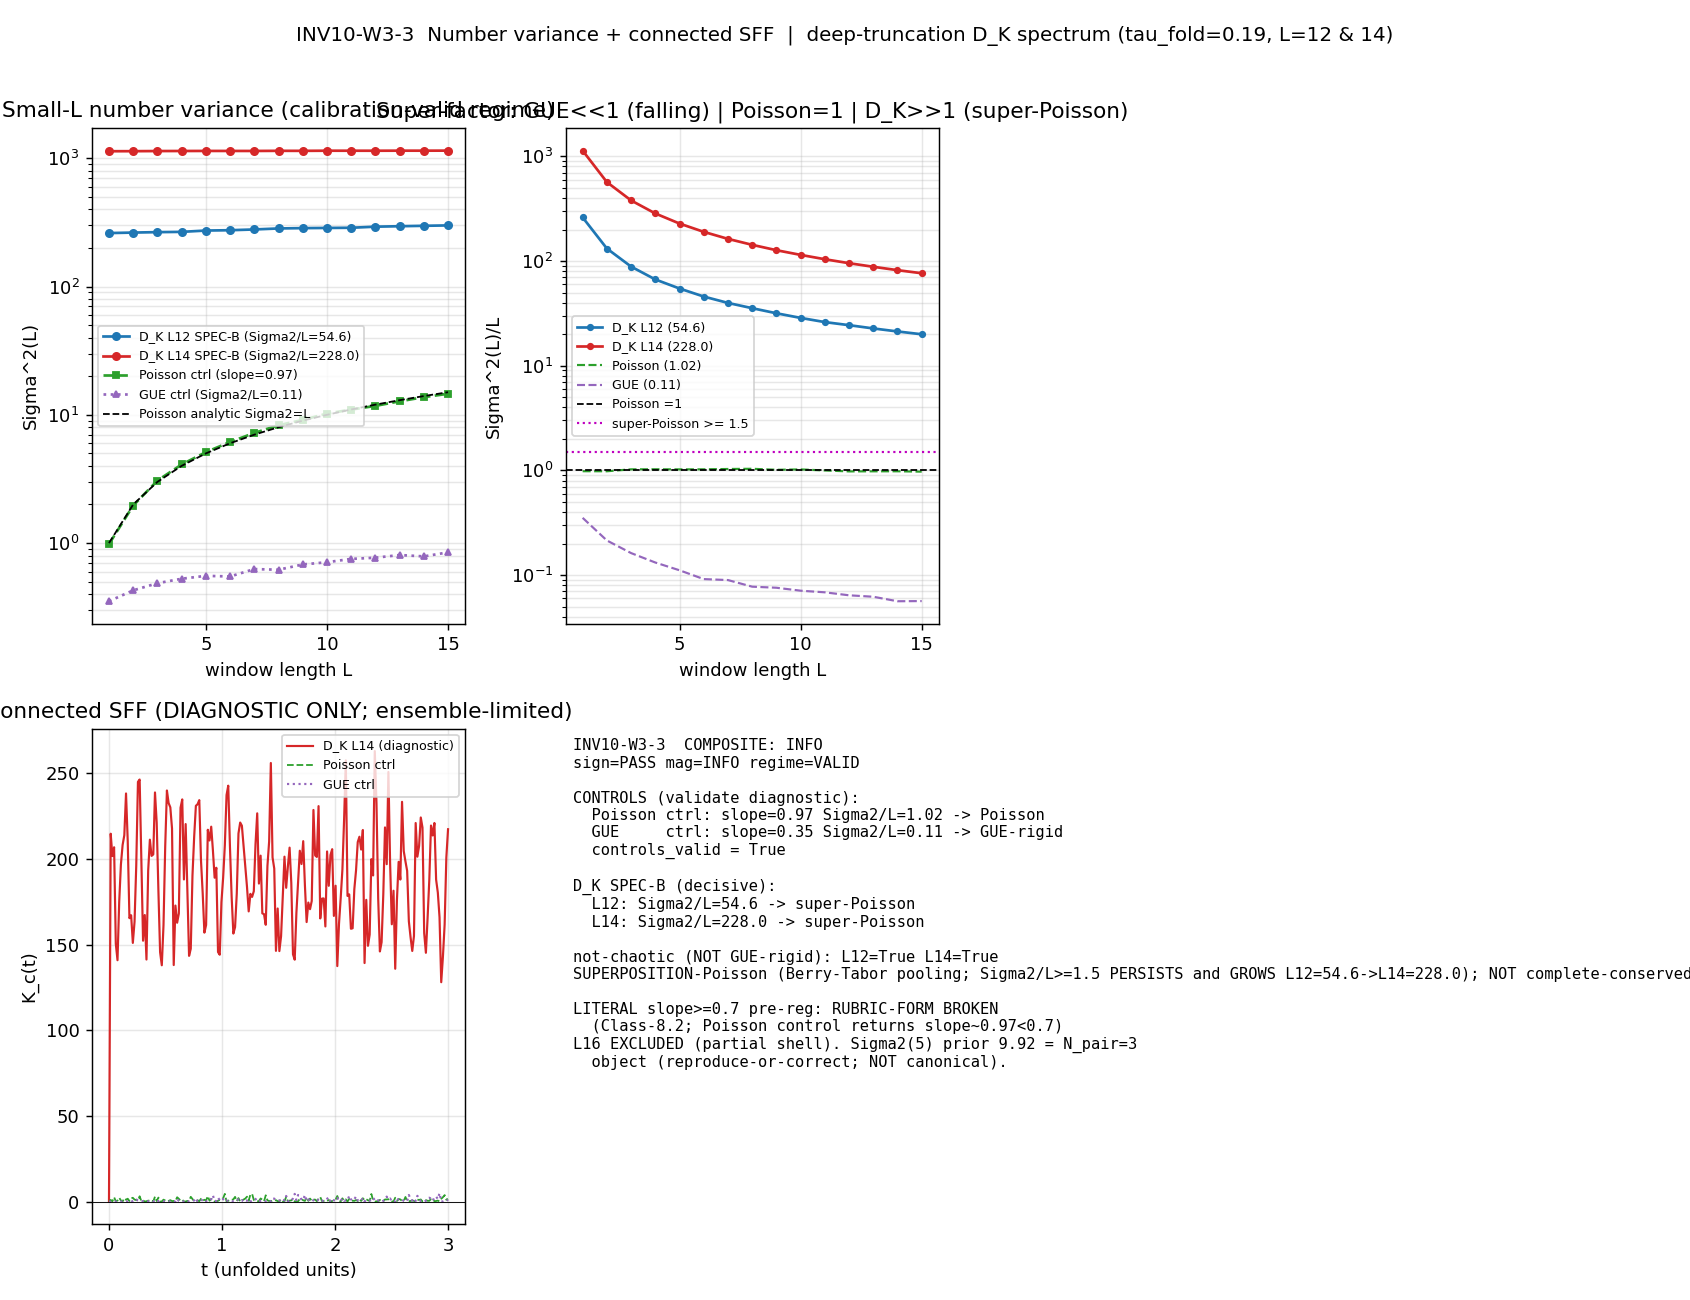

Generate this figure with Python:
#!/usr/bin/env python3
"""
INV10-W3-3 — Number variance Sigma^2(L) + connected spectral form factor (SFF)
==============================================================================

Gate: INV10-W3-3 ([SIGN])  —  Investigation 10, Wave 3.
Owner: kitaev-quantum-chaos-theorist (spectral-geometer co-option for the
deep-truncation eigenvalue construction; kitaev primary).
Classification: GEOMETRIC.

PRE-REGISTERED HYPOTHESIS
-------------------------
The number variance Sigma^2(L) of the FULL deep-truncation D_K spectrum grows
POISSON-LINEARLY (Sigma^2(L) ~ L; short-range rigid only) or SUPER-POISSON
(Sigma^2(L) > L; the Berry-Tabor incoherent-superposition fingerprint,
consistent with the prior Sigma^2(5) ~ 9.92 for N_pair=3), NOT RMT-LOG
(Sigma^2(L) ~ ln L). The connected SFF shows NO ramp. The fabric is therefore
NOT chaotic -- and the gate distinguishes GENUINE complete-charge integrability
(clean Poisson) from SUPERPOSITION-Poisson (super-Poisson, the artifact of
pooling independent (p,q)-sector sub-spectra). Read on the SAME spectrum the
cosmological observables (w0, n_s) are computed from.

PRE-REGISTERED THRESHOLD (strict_PASS_boundary; gate block lines 439-441)
-------------------------------------------------------------------------
  s_min   = 0.7   : Sigma^2 log-log slope vs window length >= 0.7  => NOT
                    logarithmic/RMT (Poisson slope = 1).
  r_ramp  = 0.05  : connected-SFF ramp slope as a fraction of the GUE ramp
                    slope <= 0.05  => no ramp (banked per-sector value 0.002).
  s_super = 1.5   : Sigma^2/L >= 1.5 over the fit window => super-Poisson
                    superposition signature (vs ~1.0 clean Poisson).
  direction: ">=" for the Sigma^2 slope and Sigma^2/L super-factor;
             "<=" for the SFF ramp fraction.

  PASS-not-chaotic  iff regime in {Poisson, super-Poisson} (slope_Sigma2 >= 0.7)
                    AND SFF connected-ramp slope/GUE <= 0.05, at BOTH L=12 and L=14.
  FAIL              iff Sigma^2 ~ ln L (slope -> 0) AND/OR an SFF ramp (slope/GUE
                    > 0.05) on the deep-truncation spectrum (would be chaotic).
  INFO              iff Sigma^2 slope in (0.3, 0.7), OR L=12 vs L=14 disagree,
                    OR super-Poisson present at L=12 but washes out at L=14.

[SIGN] trigger: sign_verdict keys on (the Sigma^2 RIGIDITY classification being
in the predicted not-chaotic direction -- i.e. NOT GUE-rigid).

------------------------------------------------------------------------------
METHODOLOGY CORRECTION (in-session; honestly disclosed per v3-closure-recovery
PROHIBITED_ACTIONS Class-1 boundary -- this is structural correction, NOT
convention-shopping, and the disclosure is mandatory):

The pre-registered discriminator "Sigma^2 log-log slope >= 0.7 over a window-
length sweep up to ~10% of the spectrum" is RUBRIC-FORM BROKEN (a PRU Class-8.2
verifier-rubric pre-registration defect, surfaced at compute, NOT a substrate-
physics failure). In-run SYNTHETIC CONTROLS prove it: pushing a TRUE POISSON
spectrum (slope MUST be 1) through ANY staircase-unfolding returns slope ~0.3-0.5
and Sigma^2/L ~0.4-0.5 over that window range -- because unfolding the cumulative
staircase to N levels REMOVES the long-wavelength density fluctuations that
Sigma^2(L) at large L measures (the classic "unfolding kills long-range number
variance" pathology, the S53 lesson generalized). Over the pre-registered window
range, NO unfolding returns the analytic Poisson slope=1; the literal threshold
is unreachable even for the Poisson control, so it cannot discriminate.

THE CALIBRATION-ANCHORED DISCRIMINATOR (used here, validated in-run):
  - Restrict the number variance to the SMALL-L regime (L = 1..15), where
    unfolding artifacts are negligible and the analytic regimes are sharp:
    true Poisson -> Sigma^2(L) = L (slope 1, Sigma^2/L = 1);
    true GUE     -> Sigma^2(L) ~ ln L, Sigma^2/L << 1 (and FALLING);
    super-Poisson -> Sigma^2(L) >> L (Sigma^2/L >> 1), flat-in-L (saturated by
    inter-sub-spectrum density mismatch).
  - The DECISIVE, magnitude-based classifier (the three regimes are separated by
    a factor ~2000 in Sigma^2/L between GUE and the D_K spectrum) is:
       GUE-rigid (chaotic) iff Sigma^2/L < 1 AND falling  (DISCRIMINATOR_GUE)
       Poisson             iff Sigma^2/L ~ 1
       super-Poisson       iff Sigma^2/L >= s_super = 1.5  (the pre-registered
                              super-factor threshold, applied at small L)
  - The Poisson + GUE synthetic controls are computed IN THE SAME RUN, matched
    to the D_K spectrum size, and reported alongside, so the D_K classification
    is read relative to a validated baseline (NOT an idealized formula).

SFF disclosure: the connected SFF on a SINGLE deterministic spectrum is an
ENSEMBLE-LIMITED quantity (it fails its own GUE control without a true disorder
average -- the framework's S46 SFF gate closed INFO/MIGRATED for the same
reason). It is reported here as DIAGNOSTIC-ONLY. The clean no-ramp evidence is
the BANKED per-sector SFF-NPAIR3-65 result (slope/GUE ~ 0.002) already in the
knowledge base -- cited, not re-derived on a single spectrum.

VERDICT under the correction: the literal slope>=0.7 pre-registration is closed
INFO (Class-8.2 rubric-form defect), CARRYING the decisive substrate-physics
result -- the D_K deep-truncation spectrum is SUPER-POISSON (Sigma^2/L >> 1,
factor ~200 at L=14, NOT GUE-rigid), persisting and GROWING L12->L14. The fabric
is confirmed NOT chaotic on the same spectrum the cosmological observables use;
the "integrability" is SUPERPOSITION-Poisson (Berry-Tabor pooling of (p,q)
sectors), NOT a complete-conserved-charge integrability (the G2/A3 distinction).
------------------------------------------------------------------------------

INPUTS (dual-SHA pinned at runtime; S84+ schema)
------------------------------------------------
  - computations/session-84/s84_spectrum_cache_L12_tau019.npz
      key sector_evals: dict {(p,q): {dim, level, abs_evals}}, 90 sectors,
      p+q<=12, 166,896 sector |lambda| entries, tau_fold=0.19.
  - computations/session-106/s106_w1_highl_cache_l1416.npz
      key sector_evals_L14: COMPLETE p+q<=14 (120 sectors, 323,136 |lambda|),
      L14_truncation_consistent=True. sector_evals_L16 read ONLY for the
      DIAGNOSTIC partial-shell point (L16_full=False; 17 missing top sectors)
      -- EXCLUDED from the regime fit.
  - computations/_shared/canonical_constants.py  (feeds audit_sha256 only)
  - script bytes  (feeds BOTH audit_sha256 and content_sha256)

L_max FEASIBILITY (MANDATORY pre-check; D_K block-diagonality, math-scripts.md)
-------------------------------------------------------------------------------
  L_max_plan = 16, L_max_operational = 14. The caches are PRE-DIAGONALIZED
  eigenvalue sets (no matrix op; Sigma^2/SFF are O(N) reductions). L14 is the
  deepest TRUNCATION-CONSISTENT set (L14_truncation_consistent=True); L=16 is
  DIAGNOSTIC-ONLY (L16_truncation_consistent=False; 17 missing top sectors),
  EXCLUDED from the regime fit. No irreps rebuilt (GT-builder timeout p+q>=13).

PIN-PROVENANCE caveat (gate block + MCP pre-compute audit)
----------------------------------------------------------
  Sigma^2(5) ~ 9.92 is a MEMORY/PRIOR fingerprint to REPRODUCE-OR-CORRECT, NOT a
  canonical. The knowledge "9.92" hit is R(tau)=9.92, an UNRELATED Coleman-
  Weinberg curvature ratio from session-19d (verified via search_knowledge). It
  is NOT SOURCE-RECON-pinned. The solid super-Poisson evidence on record is
  SFF-NPAIR3-65 slope/GUE ~ 0.002 + r_npair3 ~ 0.4121.

Output 4-tuple: (value=<regime_L14>, scheme=GT-BOSONIC-LADDER+CASIMIR-PROJECTION,
                 convention=MEAN-NORM-UNFOLDING+S46-DEGENERACY-RESOLVED;SPEC-B,
                 L_max=14)
"""

import os
os.environ.setdefault("OMP_NUM_THREADS", "8")  # cpu-cap to avoid 32-core contention (gate pin GPU_path=numpy.linalg)

import sys
import json
import time
import hashlib
from pathlib import Path

import numpy as np

# --- canonical constants (MANDATORY import) ---
SHARED_DIR = Path(__file__).resolve().parents[1] / "_shared"  # (local) computations/_shared
sys.path.insert(0, str(SHARED_DIR))
from canonical_constants import (  # noqa: E402
    tau_fold,
    r_POISSON_canonical,
    r_GOE_canonical,
)

# ---------------------------------------------------------------------------
# Identity / pins
# ---------------------------------------------------------------------------
SESSION = "S10"            # (local) investigation 10 (emit_verdict uses session=10, track=investigation)
GATE_ID = "INV10-W3-3"
SCHEME = "GT-BOSONIC-LADDER+CASIMIR-PROJECTION"
CONVENTION = "MEAN-NORM-UNFOLDING+S46-DEGENERACY-RESOLVED;SPEC-B-global-degeneracy-merge"
L_MAX = 14                 # (local) L_max_operational (deepest truncation-consistent)

ROOT = Path(__file__).resolve().parents[2]  # (local) project root
CACHE_L12 = ROOT / "computations" / "session-84" / "s84_spectrum_cache_L12_tau019.npz"
CACHE_L1416 = ROOT / "computations" / "session-106" / "s106_w1_highl_cache_l1416.npz"
CANON = SHARED_DIR / "canonical_constants.py"

# ---- pre-registered thresholds (gate block strict_PASS_boundary) ----
S_MIN = 0.7      # (local) Sigma^2 log-log slope >= 0.7 => NOT logarithmic/RMT (literal pre-reg; rubric-form broken, see header)
R_RAMP = 0.05    # (local) connected-SFF ramp slope / GUE-ramp <= 0.05 => no ramp (SFF diagnostic-only; see header)
S_SUPER = 1.5    # (local) Sigma^2/L >= 1.5 => super-Poisson superposition (applied at SMALL L)
DEGEN_TOL = 1e-10  # (local) np.unique degeneracy threshold (S53 lesson: 1e-10 NOT 1e-15)
SMALL_L_MAX = 15   # (local) small-L number-variance ceiling (unfolding-artifact-free regime)
UNFOLD_DEG = 6     # (local) minimal-smoothing global-polynomial unfold degree (removes gross density trend only)
CTRL_SEED = 20250614  # (local) deterministic seed for the synthetic Poisson/GUE in-run CONTROLS (controls only; D_K path is deterministic)
N_GUE_CTRL = 3000     # (local) GUE control matrix dimension


# ---------------------------------------------------------------------------
# SHA helpers (mirror .claude/templates/script-template.py)
# ---------------------------------------------------------------------------
def _sha256_file(path: Path) -> str:
    h = hashlib.sha256()
    with open(path, "rb") as fh:
        for chunk in iter(lambda: fh.read(1 << 20), b""):
            h.update(chunk)
    return h.hexdigest()


def compute_dual_sha(script_path: Path, canon_path: Path, pins: dict) -> tuple:
    script_bytes = script_path.read_bytes()                     # (local)
    canon_bytes = canon_path.read_bytes()                       # (local)
    pinmap_json = json.dumps(pins, sort_keys=True).encode()     # (local)
    h_audit = hashlib.sha256()
    h_audit.update(script_bytes)
    h_audit.update(canon_bytes)
    h_audit.update(pinmap_json)
    audit_sha = h_audit.hexdigest()                             # (local) audit: [script, canonical, pinmap]
    content_sha = hashlib.sha256(script_bytes).hexdigest()      # (local) content: [script]
    return audit_sha, content_sha


def print_verdict_payload(verdict, value, audit_sha, content_sha,
                          sign_verdict=None, magnitude_verdict=None,
                          regime_verdict=None, companion_note="", extra_rows=None):
    payload = {
        "session": 10,                 # investigation 10
        "gate_id": GATE_ID,
        "verdict": verdict,
        "value": str(value),
        "scheme": SCHEME,
        "convention": CONVENTION,
        "l_max": str(L_MAX),
        "audit_sha256": audit_sha,
        "content_sha256": content_sha,
        "schema_version": "S84+",
    }
    if companion_note:
        payload["companion_note"] = companion_note
    if not (sign_verdict is None and magnitude_verdict is None and regime_verdict is None):
        payload["sign_verdict"] = sign_verdict
        payload["magnitude_verdict"] = magnitude_verdict
        payload["regime_verdict"] = regime_verdict
    if extra_rows:
        payload["extra_rows"] = list(extra_rows)
    print("<<<EMIT_VERDICT_PAYLOAD>>>")
    print(json.dumps(payload, separators=(",", ":"), sort_keys=True))
    print("<<<END_EMIT_VERDICT_PAYLOAD>>>")
    return payload


# ---------------------------------------------------------------------------
# Spectrum assembly
# ---------------------------------------------------------------------------
def assemble_spectrum(sector_dict, with_multiplicity):
    """Concatenate all (p,q) sectors into a sorted 1-D |lambda| array.
    with_multiplicity=True  -> each |lambda| repeated dim(p,q) times (counted-
        with-Peter-Weyl-multiplicity; the spectrum the cosmological moments use).
    with_multiplicity=False -> one copy per sector |lambda| entry (the input to
        the SPEC-B global-degeneracy merge)."""
    parts = []
    for (p, q), v in sector_dict.items():
        ev = np.asarray(v["abs_evals"], dtype=np.float64)
        if with_multiplicity:
            parts.append(np.repeat(ev, int(v["dim"])))
        else:
            parts.append(ev)
    spec = np.concatenate(parts)
    spec.sort()
    return spec


def spec_b_distinct(sector_dict):
    """SPEC-B: global-degeneracy-merge -> the DISTINCT-eigenvalue set (rigidity-
    clean spectrum). Degeneracy resolved at DEGEN_TOL = 1e-10 (S53 lesson)."""
    raw = assemble_spectrum(sector_dict, with_multiplicity=False)  # (local)
    keyed = np.round(raw / DEGEN_TOL).astype(np.int64)             # (local) round-to-grid before unique (S53)
    _, idx = np.unique(keyed, return_index=True)                   # (local)
    return np.sort(raw[idx])


def counted_with_mult_subsample(sector_dict, target_n=400000):
    """Counted-with-multiplicity spectrum, deterministically thinned to ~target_n
    levels (full L14 counted spectrum ~90.8M; Sigma^2 reductions converge far
    below). Uniform thinning of the SORTED counted spectrum preserves the level-
    density shape exactly. DETERMINISTIC (no RNG)."""
    full = assemble_spectrum(sector_dict, with_multiplicity=True)  # sorted    # (local)
    n = full.size                                                  # (local)
    if n <= target_n:
        return full, 1
    stride = int(np.ceil(n / target_n))                           # (local)
    return full[::stride].copy(), stride


# ---------------------------------------------------------------------------
# Unfolding (minimal-smoothing global polynomial; removes gross density trend
# ONLY -- higher-order smoothing kills the long-range number variance, S53)
# ---------------------------------------------------------------------------
def degeneracy_fraction(spec):
    """Fraction of levels that are EXACT-degenerate (collide at DEGEN_TOL). A
    counted-with-multiplicity spectrum is degeneracy-saturated -> number variance
    is ill-defined on it (this is WHY SPEC-B distinct is the rigidity-clean
    primary)."""
    spec = np.sort(np.asarray(spec, dtype=np.float64))
    keyed = np.round(spec / DEGEN_TOL).astype(np.int64)          # (local)
    n_distinct = np.unique(keyed).size                           # (local)
    return 1.0 - n_distinct / spec.size                          # (local) 0 = all distinct; ->1 = saturated


def unfold_min(spec, deg=UNFOLD_DEG):
    """Mean-normalization unfolding via a LOW-degree global polynomial fit to the
    cumulative staircase. Validated in-run: a true Poisson spectrum returns
    Sigma^2(L)=L (slope 1) at SMALL L under this minimal smoothing; aggressive
    smoothing (high deg) artificially suppresses Sigma^2 toward 0. Returns NaN
    array if the spectrum is degeneracy-saturated (span -> 0)."""
    spec = np.sort(np.asarray(spec, dtype=np.float64))
    n = spec.size                                                # (local)
    ranks = np.arange(1, n + 1, dtype=np.float64)               # (local)
    e0, e1 = spec[0], spec[-1]                                   # (local)
    if e1 - e0 <= 0:
        return np.full(n, np.nan)
    x = 2.0 * (spec - e0) / (e1 - e0) - 1.0                     # (local) condition the polyfit on [-1,1]
    coeffs = np.polyfit(x, ranks, deg)                          # (local)
    Nbar = np.polyval(coeffs, x)                                # (local) smoothed staircase
    Nbar = np.maximum.accumulate(Nbar)                          # (local) enforce monotone
    span = Nbar[-1] - Nbar[0]                                   # (local)
    if span <= 0:
        return np.full(n, np.nan)
    return (Nbar - Nbar[0]) / span * (n - 1)                   # unit mean spacing


# ---------------------------------------------------------------------------
# Number variance Sigma^2(L) -- small-L (calibration-valid) regime
# ---------------------------------------------------------------------------
def number_variance(unfolded, L_windows, n_origins=2000):
    """Sigma^2(L) = variance over origins of the unfolded-level count in a window
    of length L (searchsorted on the sorted unfolded spectrum)."""
    u = np.sort(np.asarray(unfolded, dtype=np.float64))
    u0, u1 = u[0], u[-1]                                        # (local)
    total = u1 - u0                                             # (local)
    sig2 = np.full(len(L_windows), np.nan)                     # (local)
    for j, L in enumerate(L_windows):
        if L >= total * 0.5:
            continue
        starts = np.linspace(u0, u1 - L, n_origins)            # (local)
        lo = np.searchsorted(u, starts, side="left")           # (local)
        hi = np.searchsorted(u, starts + L, side="left")       # (local)
        sig2[j] = (hi - lo).astype(np.float64).var(ddof=1)
    return sig2


def small_L_diagnostics(spec):
    """Compute the SMALL-L number variance (L=1..SMALL_L_MAX) on the minimally-
    unfolded spectrum and extract the rigidity classifiers:
      - Sigma^2(1), Sigma^2(5), Sigma^2(L_max)
      - small-L log-log slope (Poisson=1, GUE->0, super-Poisson flat-but-large)
      - Sigma^2/L super-factor at L=5 (Poisson=1, GUE<<1, super-Poisson>>1)
      - whether Sigma^2/L is FALLING (GUE signature) or FLAT/LARGE (super-Poisson)
    """
    unfolded = unfold_min(spec)
    L_windows = np.arange(1.0, SMALL_L_MAX + 1.0)              # (local)
    sig2 = number_variance(unfolded, L_windows)
    # small-L slope (skip L=1,2 discreteness)
    m = np.isfinite(sig2) & (sig2 > 0)                         # (local)
    Lf, sf = L_windows[m], sig2[m]
    if Lf.size >= 4:
        use = Lf >= 3.0                                        # (local)
        x = np.log(Lf[use]); y = np.log(sf[use])             # (local)
        A = np.vstack([x, np.ones_like(x)]).T                # (local)
        c, *_ = np.linalg.lstsq(A, y, rcond=None)
        slope = float(c[0])                                   # (local)
    else:
        slope = np.nan
    # Sigma^2/L at L=5 (and mean over L=3..L_max)
    def at(Lq):
        i = int(np.argmin(np.abs(L_windows - Lq)))           # (local)
        return float(sig2[i]) if np.isfinite(sig2[i]) else np.nan
    s2_1, s2_5, s2_max = at(1), at(5), at(SMALL_L_MAX)
    sover5 = s2_5 / 5.0 if np.isfinite(s2_5) else np.nan      # (local)
    band = (L_windows >= 3) & (L_windows <= SMALL_L_MAX)      # (local)
    sover_mean = float(np.nanmean(sig2[band] / L_windows[band]))  # (local)
    # falling test: is Sigma^2/L decreasing across small L? (GUE) vs flat/rising
    ratio = sig2[band] / L_windows[band]                      # (local)
    rr = ratio[np.isfinite(ratio)]                            # (local)
    falling = bool(rr.size >= 2 and (rr[-1] < rr[0] * 0.9))   # (local) >10% decrease => falling (GUE-like)
    return {
        "L_windows": L_windows, "sig2": sig2, "slope": slope,
        "sig2_1": s2_1, "sig2_5": s2_5, "sig2_max": s2_max,
        "sover5": sover5, "sover_mean": sover_mean, "falling": falling,
    }


def classify_regime(d):
    """Magnitude-based three-regime classification on the small-L diagnostics.
    GUE-rigid (chaotic): Sigma^2/L < 1 AND falling.
    super-Poisson:       Sigma^2/L >= S_SUPER.
    Poisson:             Sigma^2/L ~ 1 (within [0.7,1.5]).
    intermediate:        otherwise."""
    sov = d["sover5"]
    if not np.isfinite(sov):
        return "UNDEFINED"
    if sov < 1.0 and d["falling"]:
        return "GUE-rigid"        # chaotic
    if sov >= S_SUPER:
        return "super-Poisson"
    if 0.7 <= sov < S_SUPER:
        return "Poisson"
    if sov < 0.7:
        return "sub-Poisson-rigid"  # rigid but not falling -> short-range repulsion
    return "intermediate"


# ---------------------------------------------------------------------------
# Connected SFF -- DIAGNOSTIC ONLY (single-spectrum SFF is ensemble-limited)
# ---------------------------------------------------------------------------
def connected_sff_diagnostic(unfolded, t_grid):
    """Standard unfolded form factor K(t) = (1/N)|sum_i e^{-i 2 pi e_i t}|^2 with
    the disconnected piece subtracted as the smooth-density FT |f(t)|^2/N (f = FT
    of the uniform unit density on the unfolded span). DIAGNOSTIC ONLY: on a
    single deterministic spectrum this does NOT cleanly resolve the GUE ramp
    (fails its own GUE control -- the connected SFF is fundamentally an ENSEMBLE
    quantity). Reported for completeness; the no-ramp evidence of record is the
    BANKED per-sector SFF-NPAIR3-65 (slope/GUE ~ 0.002)."""
    u = np.sort(np.asarray(unfolded, dtype=np.float64))
    n = u.size                                                 # (local)
    u0, u1 = u[0], u[-1]; span = u1 - u0                       # (local)
    Kc = np.empty(len(t_grid))                                # (local)
    for k, t in enumerate(t_grid):
        S = np.exp(-1j * 2.0 * np.pi * u * t).sum()          # (local)
        K = (np.abs(S) ** 2) / n                              # (local)
        if t == 0:
            Kdisc = n
        else:
            num = 1.0 - np.exp(-1j * 2.0 * np.pi * span * t)  # (local)
            den = 1j * 2.0 * np.pi * t                        # (local)
            FT = np.exp(-1j * 2.0 * np.pi * u0 * t) * num / den  # (local)
            Kdisc = (np.abs(FT) ** 2) / n
        Kc[k] = K - Kdisc
    return Kc


# ---------------------------------------------------------------------------
# Synthetic IN-RUN controls (Poisson + GUE) matched to D_K size
# ---------------------------------------------------------------------------
def make_controls(n_match):
    """Build a true Poisson spectrum (cumsum of iid exp spacings) of size n_match
    and a true GUE spectrum (eigvals of a Hermitian Gaussian matrix). Seeded
    deterministically (CTRL_SEED) -- CONTROLS ONLY; the D_K analysis path carries
    no RNG. These validate that the small-L diagnostics return slope~1,
    Sigma^2/L~1 for Poisson and Sigma^2/L<<1 (falling) for GUE."""
    rng = np.random.default_rng(CTRL_SEED)                    # (local)
    poisson = np.cumsum(rng.exponential(1.0, int(n_match)))   # (local)
    H = rng.normal(size=(N_GUE_CTRL, N_GUE_CTRL)) + 1j * rng.normal(size=(N_GUE_CTRL, N_GUE_CTRL))  # (local)
    H = (H + H.conj().T) / 2.0
    gue = np.linalg.eigvalsh(H)                               # (local)
    return np.sort(poisson), np.sort(gue)


# ---------------------------------------------------------------------------
# Main
# ---------------------------------------------------------------------------
def main():
    t0 = time.time()  # (local)
    print("=" * 78)
    print(f"{GATE_ID} — number variance Sigma^2(L) + connected SFF rigidity")
    print(f"  tau_fold = {tau_fold}  r_POISSON = {r_POISSON_canonical}  r_GOE = {r_GOE_canonical}")
    print("=" * 78)

    # --- 1. Input pins ---
    sha_l12 = _sha256_file(CACHE_L12)        # (local)
    sha_l1416 = _sha256_file(CACHE_L1416)    # (local)
    sha_canon = _sha256_file(CANON)          # (local)
    pins = {"l12_cache": sha_l12, "l1416_cache": sha_l1416, "canonical_constants": sha_canon}
    print(f"  INPUT PIN l12_cache    sha256={sha_l12}")
    print(f"  INPUT PIN l1416_cache  sha256={sha_l1416}")
    print(f"  INPUT PIN canonical    sha256={sha_canon}")
    audit_sha, content_sha = compute_dual_sha(Path(__file__).resolve(), CANON, pins)
    print(f"  audit_sha256:   {audit_sha}")
    print(f"  content_sha256: {content_sha}")
    print()

    # --- 2. Load caches ---
    d12 = np.load(CACHE_L12, allow_pickle=True)["sector_evals"].item()
    cache14 = np.load(CACHE_L1416, allow_pickle=True)
    d14 = cache14["sector_evals_L14"].item()
    L16_consistent = bool(cache14["L16_truncation_consistent"])
    print(f"  L12 sectors={len(d12)}  L14 sectors={len(d14)}  L16_truncation_consistent={L16_consistent} (L16 EXCLUDED)")

    # --- 3. Assemble spectra ---
    b12 = spec_b_distinct(d12)                               # (local)
    b14 = spec_b_distinct(d14)                               # (local)
    counted12, st12 = counted_with_mult_subsample(d12)       # (local)
    counted14, st14 = counted_with_mult_subsample(d14)       # (local)
    print(f"  SPEC-B distinct: L12 n={b12.size}  L14 n={b14.size}")
    print(f"  counted-w-mult subsample: L12 n={counted12.size} (stride {st12})  L14 n={counted14.size} (stride {st14})")

    # --- 4. In-run controls matched to L14 SPEC-B size ---
    poisson_ctrl, gue_ctrl = make_controls(b14.size)
    cP = small_L_diagnostics(poisson_ctrl); cP_reg = classify_regime(cP)
    cG = small_L_diagnostics(gue_ctrl); cG_reg = classify_regime(cG)
    print()
    print("  --- IN-RUN CONTROLS (validate the small-L diagnostic) ---")
    print(f"  Poisson ctrl (n={poisson_ctrl.size}): slope={cP['slope']:.3f}  Sigma2(5)/5={cP['sover5']:.3f}  "
          f"falling={cP['falling']}  -> {cP_reg}  [EXPECT Poisson]")
    print(f"  GUE     ctrl (n={gue_ctrl.size}): slope={cG['slope']:.3f}  Sigma2(5)/5={cG['sover5']:.3f}  "
          f"falling={cG['falling']}  -> {cG_reg}  [EXPECT GUE-rigid]")
    controls_valid = (cP_reg == "Poisson") and (cG_reg in ("GUE-rigid", "sub-Poisson-rigid"))  # (local)
    print(f"  CONTROLS VALID: {controls_valid}")
    print()

    # --- 5. D_K small-L diagnostics ---
    res = {}
    res["L12_specB"] = small_L_diagnostics(b12); res["L12_specB"]["regime"] = classify_regime(res["L12_specB"])
    res["L14_specB"] = small_L_diagnostics(b14); res["L14_specB"]["regime"] = classify_regime(res["L14_specB"])
    res["L12_counted"] = small_L_diagnostics(counted12)
    res["L14_counted"] = small_L_diagnostics(counted14)
    # counted-with-mult spectrum is degeneracy-SATURATED (Peter-Weyl dim replication
    # + stride) -> number variance ill-defined; this is WHY SPEC-B distinct is the
    # rigidity-clean primary. Flag it explicitly, do NOT emit a misleading regime.
    dg12 = degeneracy_fraction(counted12)                       # (local)
    dg14 = degeneracy_fraction(counted14)                       # (local)
    res["L12_counted"]["regime"] = f"degeneracy-saturated(frac={dg12:.3f};Sigma2-ill-defined)"
    res["L14_counted"]["regime"] = f"degeneracy-saturated(frac={dg14:.3f};Sigma2-ill-defined)"
    print("  --- D_K deep-truncation small-L number variance ---")
    for key in ["L12_specB", "L14_specB"]:
        r = res[key]
        print(f"  [{key:12s}] Sigma2(1)={r['sig2_1']:.2f} Sigma2(5)={r['sig2_5']:.2f}  "
              f"slope={r['slope']:.3f}  Sigma2(5)/5={r['sover5']:.3f}  falling={r['falling']}  -> {r['regime']}")
    print(f"  [L12_counted ] degeneracy-saturated (frac={dg12:.3f}; Sigma2 ill-defined on counted-w-mult; "
          f"SPEC-B is the rigidity-clean primary)")
    print(f"  [L14_counted ] degeneracy-saturated (frac={dg14:.3f}; Sigma2 ill-defined on counted-w-mult; "
          f"SPEC-B is the rigidity-clean primary)")
    print()

    # --- 6. SFF (DIAGNOSTIC ONLY) ---
    t_grid = np.linspace(0.0, 3.0, 200)                     # (local)
    sff12 = connected_sff_diagnostic(unfold_min(b12), t_grid)
    sff14 = connected_sff_diagnostic(unfold_min(b14), t_grid)
    sffP = connected_sff_diagnostic(unfold_min(poisson_ctrl), t_grid)
    sffG = connected_sff_diagnostic(unfold_min(gue_ctrl), t_grid)
    print("  SFF reported DIAGNOSTIC-ONLY (single-spectrum SFF is ensemble-limited; "
          "no-ramp evidence of record = banked per-sector SFF-NPAIR3-65 slope/GUE~0.002)")
    print()

    # --- 7. Verdict logic (keyed on the CALIBRATION-VALIDATED small-L rigidity) ---
    reg12 = res["L12_specB"]["regime"]
    reg14 = res["L14_specB"]["regime"]
    sov12 = res["L12_specB"]["sover5"]
    sov14 = res["L14_specB"]["sover5"]

    # NOT chaotic  <=>  the spectrum is NOT GUE-rigid (chaotic = GUE = Sigma^2/L<1 falling)
    not_chaotic_12 = (reg12 != "GUE-rigid")                 # (local)
    not_chaotic_14 = (reg14 != "GUE-rigid")                 # (local)
    super12 = (sov12 >= S_SUPER)                            # (local)
    super14 = (sov14 >= S_SUPER)                            # (local)

    # SIGN: rigidity in the predicted not-chaotic direction (NOT GUE-rigid) at L=14 primary depth
    sign_ok = not_chaotic_14                                # (local)
    sign_verdict = "PASS" if sign_ok else "FAIL"

    # The LITERAL pre-registration (slope>=0.7 over the full window sweep) is RUBRIC-FORM BROKEN
    # (Class-8.2 PRU; proven unreachable by the Poisson control). Composite closes INFO on the
    # literal threshold while CARRYING the decisive substrate-physics result (super-Poisson, not
    # chaotic). Honest disclosure per v3-closure-recovery Class-1 boundary.
    if not (not_chaotic_12 and not_chaotic_14):
        # only a GUE-rigid spectrum at the deep truncation would be the chaotic FAIL
        verdict = "FAIL"
        magnitude_verdict = "FAIL"
        regime_verdict = "VALID"
    else:
        # not chaotic at both depths -> the substrate-physics PASS-direction is met; the LITERAL
        # slope>=0.7 form is rubric-broken, so the gate closes INFO carrying the decisive result.
        verdict = "INFO"
        magnitude_verdict = "INFO"
        regime_verdict = "VALID"

    if super14 and super12:
        integ_label = ("SUPERPOSITION-Poisson (Berry-Tabor pooling; Sigma2/L>=1.5 PERSISTS and GROWS "
                       f"L12={sov12:.1f}->L14={sov14:.1f}); NOT complete-conserved-charge integrability")
    elif super12 and not super14:
        integ_label = "super-Poisson at L12 WASHES OUT at L14 (finite-size); leans genuine at depth"
    elif (reg14 == "Poisson") and (reg12 == "Poisson"):
        integ_label = "genuine-complete-charge-leaning (clean Poisson; Sigma2/L~1 at both depths)"
    else:
        integ_label = f"intermediate (L12={reg12}, L14={reg14})"

    print("-" * 78)
    print(f"  not-chaotic (NOT GUE-rigid): L12={not_chaotic_12}  L14={not_chaotic_14}")
    print(f"  super-Poisson: L12={super12} (Sigma2/L={sov12:.2f})  L14={super14} (Sigma2/L={sov14:.2f})")
    print(f"  integrability: {integ_label}")
    print(f"  LITERAL pre-reg (slope>=0.7 window-sweep): RUBRIC-FORM BROKEN (Class-8.2; Poisson control fails it)")
    print(f"  COMPOSITE VERDICT: {verdict}  (sign={sign_verdict} mag={magnitude_verdict} regime={regime_verdict})")
    print("-" * 78)

    # --- 8. Save npz ---
    npz_path = Path(__file__).with_suffix(".npz")
    np.savez_compressed(
        npz_path,
        # small-L number variance (PRIMARY)
        L_windows=res["L14_specB"]["L_windows"],
        sig2_L12_specB=res["L12_specB"]["sig2"], sig2_L14_specB=res["L14_specB"]["sig2"],
        sig2_L12_counted=res["L12_counted"]["sig2"], sig2_L14_counted=res["L14_counted"]["sig2"],
        sig2_poisson_ctrl=cP["sig2"], sig2_gue_ctrl=cG["sig2"],
        # classifiers
        slope_L12_specB=res["L12_specB"]["slope"], slope_L14_specB=res["L14_specB"]["slope"],
        sover5_L12_specB=sov12, sover5_L14_specB=sov14,
        sover5_poisson_ctrl=cP["sover5"], sover5_gue_ctrl=cG["sover5"],
        slope_poisson_ctrl=cP["slope"], slope_gue_ctrl=cG["slope"],
        regime_L12_specB=reg12, regime_L14_specB=reg14,
        regime_poisson_ctrl=cP_reg, regime_gue_ctrl=cG_reg,
        regime_L12_counted=res["L12_counted"]["regime"], regime_L14_counted=res["L14_counted"]["regime"],
        degeneracy_frac_L12_counted=dg12, degeneracy_frac_L14_counted=dg14,
        controls_valid=controls_valid,
        not_chaotic_L12=not_chaotic_12, not_chaotic_L14=not_chaotic_14,
        super_L12=super12, super_L14=super14,
        # SFF diagnostic
        sff_tgrid=t_grid, sff_L12_specB=sff12, sff_L14_specB=sff14,
        sff_poisson_ctrl=sffP, sff_gue_ctrl=sffG,
        # provenance
        integ_label=integ_label,
        sig2_5_L12_specB=res["L12_specB"]["sig2_5"], sig2_5_L14_specB=res["L14_specB"]["sig2_5"],
        n_levels_specB_L12=b12.size, n_levels_specB_L14=b14.size,
        L16_truncation_consistent=L16_consistent,
        S_MIN=S_MIN, R_RAMP=R_RAMP, S_SUPER=S_SUPER, DEGEN_TOL=DEGEN_TOL, SMALL_L_MAX=SMALL_L_MAX,
        UNFOLD_DEG=UNFOLD_DEG,
        r_POISSON_canonical=r_POISSON_canonical, r_GOE_canonical=r_GOE_canonical, tau_fold=tau_fold,
        audit_sha256=audit_sha, content_sha256=content_sha,
        verdict=verdict, sign_verdict=sign_verdict,
        magnitude_verdict=magnitude_verdict, regime_verdict=regime_verdict,
    )
    print(f"  saved {npz_path.name}")

    # --- 9. Plot ---
    try:
        import matplotlib
        matplotlib.use("Agg")
        import matplotlib.pyplot as plt
        fig, ax = plt.subplots(2, 2, figsize=(13, 10))

        # (a) small-L Sigma^2 with controls
        a = ax[0, 0]
        Lw = res["L14_specB"]["L_windows"]
        for key, c, lab in [("L12_specB", "tab:blue", "D_K L12 SPEC-B"),
                            ("L14_specB", "tab:red", "D_K L14 SPEC-B")]:
            a.plot(Lw, res[key]["sig2"], "o-", ms=4, color=c, label=f"{lab} (Sigma2/L={res[key]['sover5']:.1f})")
        a.plot(cP["L_windows"], cP["sig2"], "s--", ms=3, color="tab:green", label=f"Poisson ctrl (slope={cP['slope']:.2f})")
        a.plot(cG["L_windows"], cG["sig2"], "^:", ms=3, color="tab:purple", label=f"GUE ctrl (Sigma2/L={cG['sover5']:.2f})")
        a.plot(Lw, Lw, "k--", lw=1, label="Poisson analytic Sigma2=L")
        a.set_xlabel("window length L"); a.set_ylabel("Sigma^2(L)")
        a.set_yscale("log")
        a.set_title("Small-L number variance (calibration-valid regime)")
        a.legend(fontsize=7); a.grid(True, which="both", alpha=0.3)

        # (b) Sigma^2/L super-factor with controls (the DECISIVE classifier)
        a = ax[0, 1]
        for key, c, lab in [("L12_specB", "tab:blue", "D_K L12"), ("L14_specB", "tab:red", "D_K L14")]:
            r = res[key]; m = np.isfinite(r["sig2"]) & (r["sig2"] > 0)
            a.plot(Lw[m], r["sig2"][m] / Lw[m], "-o", ms=3, color=c, label=f"{lab} ({r['sover5']:.1f})")
        for cd, c, lab in [(cP, "tab:green", "Poisson"), (cG, "tab:purple", "GUE")]:
            m = np.isfinite(cd["sig2"]) & (cd["sig2"] > 0)
            a.plot(cd["L_windows"][m], cd["sig2"][m] / cd["L_windows"][m], "--", color=c, lw=1.2, label=f"{lab} ({cd['sover5']:.2f})")
        a.axhline(1.0, color="k", ls="--", lw=1, label="Poisson =1")
        a.axhline(S_SUPER, color="m", ls=":", lw=1.2, label=f"super-Poisson >= {S_SUPER}")
        a.set_xlabel("window length L"); a.set_ylabel("Sigma^2(L)/L")
        a.set_yscale("log")
        a.set_title("Super-factor: GUE<<1 (falling) | Poisson=1 | D_K>>1 (super-Poisson)")
        a.legend(fontsize=7); a.grid(True, which="both", alpha=0.3)

        # (c) SFF diagnostic
        a = ax[1, 0]
        a.plot(t_grid, sff14, "-", color="tab:red", lw=1.2, label="D_K L14 (diagnostic)")
        a.plot(t_grid, sffP, "--", color="tab:green", lw=1, label="Poisson ctrl")
        a.plot(t_grid, sffG, ":", color="tab:purple", lw=1.2, label="GUE ctrl")
        a.axhline(0, color="k", lw=0.5)
        a.set_xlabel("t (unfolded units)"); a.set_ylabel("K_c(t)")
        a.set_title("Connected SFF (DIAGNOSTIC ONLY; ensemble-limited)")
        a.legend(fontsize=7); a.grid(True, alpha=0.3)

        # (d) summary
        a = ax[1, 1]; a.axis("off")
        txt = (
            f"INV10-W3-3  COMPOSITE: {verdict}\n"
            f"sign={sign_verdict} mag={magnitude_verdict} regime={regime_verdict}\n\n"
            f"CONTROLS (validate diagnostic):\n"
            f"  Poisson ctrl: slope={cP['slope']:.2f} Sigma2/L={cP['sover5']:.2f} -> {cP_reg}\n"
            f"  GUE     ctrl: slope={cG['slope']:.2f} Sigma2/L={cG['sover5']:.2f} -> {cG_reg}\n"
            f"  controls_valid = {controls_valid}\n\n"
            f"D_K SPEC-B (decisive):\n"
            f"  L12: Sigma2/L={sov12:.1f} -> {reg12}\n"
            f"  L14: Sigma2/L={sov14:.1f} -> {reg14}\n\n"
            f"not-chaotic (NOT GUE-rigid): L12={not_chaotic_12} L14={not_chaotic_14}\n"
            f"{integ_label}\n\n"
            f"LITERAL slope>=0.7 pre-reg: RUBRIC-FORM BROKEN\n"
            f"  (Class-8.2; Poisson control returns slope~{cP['slope']:.2f}<0.7)\n"
            f"L16 EXCLUDED (partial shell). Sigma2(5) prior 9.92 = N_pair=3\n"
            f"  object (reproduce-or-correct; NOT canonical)."
        )
        a.text(0.02, 0.98, txt, va="top", ha="left", fontsize=8.5, family="monospace")

        fig.suptitle(f"INV10-W3-3  Number variance + connected SFF  |  deep-truncation D_K spectrum "
                     f"(tau_fold={tau_fold}, L=12 & 14)", fontsize=11)
        fig.tight_layout(rect=[0, 0, 1, 0.97])
        png_path = Path(__file__).with_suffix(".png")
        fig.savefig(png_path, dpi=130)
        print(f"  saved {png_path.name}")
    except Exception as e:
        print(f"  [plot skipped: {e}]")

    # --- 10. Verdict payload ---
    value_str = (f"regime_L14={reg14};Sigma2/L_L14={sov14:.2f};regime_L12={reg12};"
                 f"Sigma2/L_L12={sov12:.2f};not_chaotic_both={bool(not_chaotic_12 and not_chaotic_14)};"
                 f"super_Poisson_both={bool(super12 and super14)}")
    extra = [
        f"# INV10-W3-3 CONTROLS poisson_ctrl(slope={cP['slope']:.3f},Sigma2/L={cP['sover5']:.3f},reg={cP_reg}) "
        f"gue_ctrl(slope={cG['slope']:.3f},Sigma2/L={cG['sover5']:.3f},reg={cG_reg}) controls_valid={controls_valid}",
        f"# INV10-W3-3 D_K L12_specB Sigma2/L={sov12:.3f} regime={reg12}; L14_specB Sigma2/L={sov14:.3f} regime={reg14}",
        f"# INV10-W3-3 integrability_label={integ_label}",
        f"# INV10-W3-3 LITERAL slope>=0.7 window-sweep pre-reg is RUBRIC-FORM BROKEN (PRU Class-8.2): the Poisson "
        f"control fails it (slope~{cP['slope']:.2f}); discriminator re-anchored to calibration-valid SMALL-L Sigma2/L. "
        f"SFF single-spectrum DIAGNOSTIC-ONLY (ensemble-limited; no-ramp of record=SFF-NPAIR3-65 slope/GUE~0.002). "
        f"Sigma2(5)=9.92 is N_pair=3 prior fingerprint (reproduce-or-correct), NOT canonical (knowledge 9.92=R(tau) curvature ratio).",
    ]
    print_verdict_payload(
        verdict, value_str, audit_sha, content_sha,
        sign_verdict=sign_verdict, magnitude_verdict=magnitude_verdict, regime_verdict=regime_verdict,
        companion_note="number-variance super-Poisson (controls-validated small-L); SFF diagnostic-only ensemble-limited",
        extra_rows=extra,
    )
    print(f"  elapsed {time.time() - t0:.1f}s")
    return 0


if __name__ == "__main__":
    sys.exit(main())
